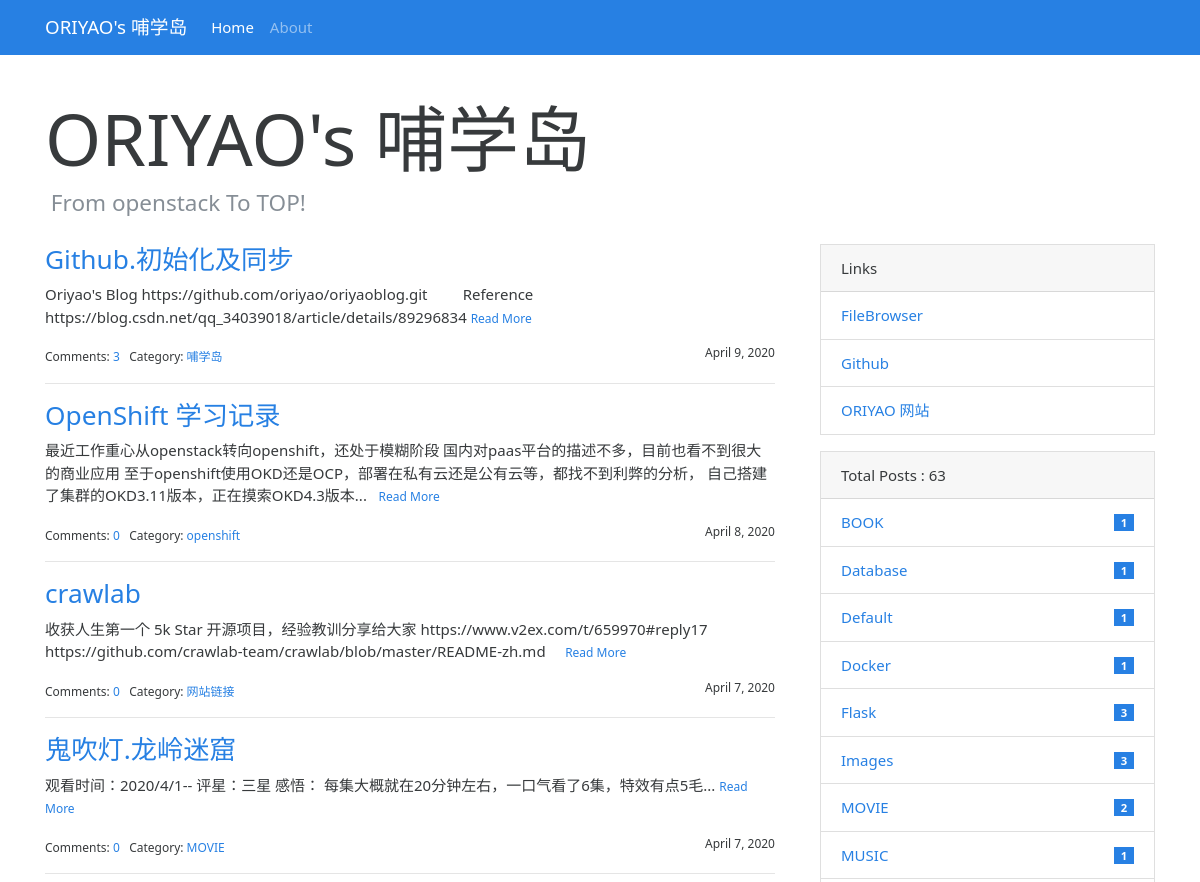
Before: / (upper part) with the older database file.
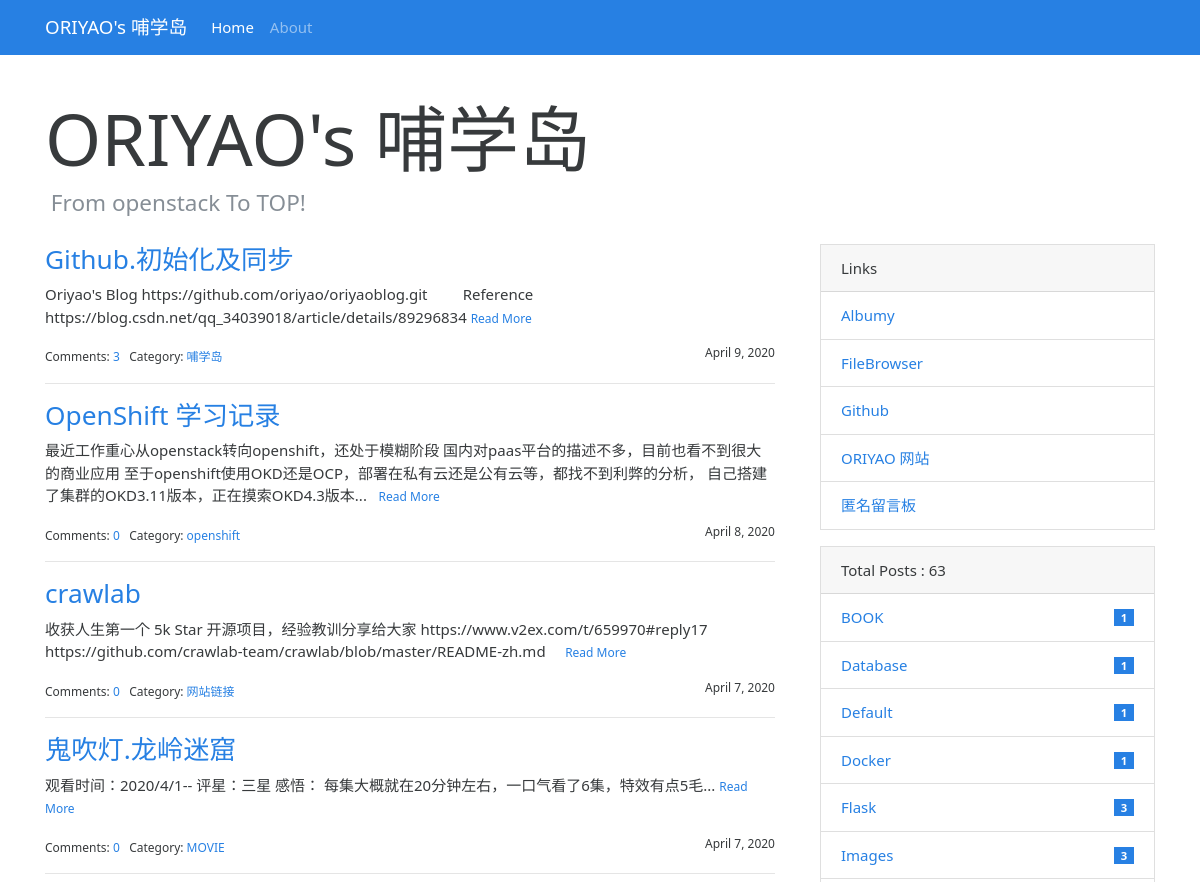
After: the same page with the newer database file.
### bluelog/models.py (models this page shows, shortened)
class Post(db.Model):
    id = db.Column(db.Integer, primary_key=True)
    title = db.Column(db.String(60))
    body = db.Column(db.Text)
    timestamp = db.Column(db.DateTime, default=datetime.utcnow, index=True)
    can_comment = db.Column(db.Boolean, default=True)
    category_id = db.Column(db.Integer, db.ForeignKey('category.id'))
    category = db.relationship('Category', back_populates='posts')
    comments = db.relationship('Comment', back_populates='post', cascade='all, delete-orphan')

class Category(db.Model):
    id = db.Column(db.Integer, primary_key=True)
    name = db.Column(db.String(30), unique=True)
    posts = db.relationship('Post', back_populates='category')

class Link(db.Model):
    id = db.Column(db.Integer, primary_key=True)
    name = db.Column(db.String(30))
    url = db.Column(db.String(255))

### bluelog/blueprints/blog.py (the view)
@blog_bp.route('/')
def index():
    page = request.args.get('page', 1, type=int)
    per_page = current_app.config['BLUELOG_POST_PER_PAGE']
    pagination = Post.query.order_by(Post.timestamp.desc()).paginate(page, per_page=per_page)
    posts = pagination.items
    totalposts=len(Post.query.all())
    return render_template('blog/index.html', pagination=pagination, posts=posts,totalposts=totalposts)

### bluelog/__init__.py (called while the page is built)
def register_template_context(app):
    @app.context_processor
    def make_template_context():
        admin = Admin.query.first()
        categories = Category.query.order_by(Category.name).all()
        links = Link.query.order_by(Link.name).all()
        if current_user.is_authenticated:
            unread_comments = Comment.query.filter_by(reviewed=False).count()
        else:
            unread_comments = None
        return dict(
            admin=admin, categories=categories,
            links=links, unread_comments=unread_comments)

def register_request_handlers(app):
    @app.after_request
    def query_profiler(response):
        for q in get_debug_queries():
            if q.duration >= app.config['BLUELOG_SLOW_QUERY_THRESHOLD']:
                app.logger.warning(
                    'Slow query: Duration: %fs\n Context: %s\nQuery: %s\n '
                    % (q.duration, q.context, q.statement)
                )
        return response

### bluelog/templates/blog/index.html (shortened to what this page needs)
{% extends 'base.html' %}
{% from 'bootstrap/pagination.html' import render_pager %}
{% block content %}
    <div class="page-header">
        <h1 class="display-3">{{ admin.blog_title|default('Blog Title') }}</h1>
        <h4 class="text-muted">&nbsp;{{ admin.blog_sub_title|default('Blog Subtitle') }}</h4>
    </div>
    <div class="row">
        <div class="col-sm-8">
            {% include 'blog/_posts.html' %}
        </div>
        <div class="col-sm-4 sidebar">
            {% include 'blog/_sidebar.html' %}
        </div>
    </div>
{% endblock %}

### bluelog/templates/blog/_posts.html (shortened to what this page needs)
{% if posts %}
    {% for post in posts %}
        <h3 class="text-primary"><a href="{{ url_for('.show_post', post_id=post.id) }}">{{ post.title }}</a></h3>
        <p>
            {{ post.body|striptags|truncate }}
            <small><a href="{{ url_for('.show_post', post_id=post.id) }}">Read More</a></small>
        </p>
        <small>
            Comments: <a href="{{ url_for('.show_post', post_id=post.id) }}#comments">{{ post.comments|length }}</a>&nbsp;&nbsp;
            Category: <a
                href="{{ url_for('.show_category', category_id=post.category.id) }}">{{ post.category.name }}</a>
            <span class="float-right">{{ moment(post.timestamp).format('LL') }}</span>
        </small>
        {% if not loop.last %}
            <hr>
        {% endif %}
    {% endfor %}
{% endif %}

### bluelog/templates/blog/_sidebar.html (shortened to what this page needs)
{% if links %}
    <div class="card mb-3">
        <div class="card-header">Links</div>
        <ul class="list-group list-group-flush">
            {% for link in links %}
                <li class="list-group-item  list-group-item-action d-flex justify-content-between align-items-center">
                    <a href="{{ link.url }}" target="_blank">{{ link.name }}</a>
                </li>
            {% endfor %}
        </ul>
    </div>
{% endif %}
{% if categories %}
    <div class="card mb-3">
        <div class="card-header"> Total Posts :  {{ totalposts }}</div>
        <ul class="list-group list-group-flush">
            {% for category in categories %}
                <li class="list-group-item  list-group-item-action d-flex justify-content-between align-items-center">
                    <a href="{{ url_for('blog.show_category', category_id=category.id) }}">
                        {{ category.name }}
                    </a>
                    <span class="badge badge-primary badge-pill"> {{ category.posts|length }}</span>
                </li>
            {% endfor %}
        </ul>
    </div>
{% endif %}

Changed rows visible on the page:
no longer on this page (row unchanged): Category: name "MOVIE", posts|length "2"
no longer on this page (row unchanged): Category: name "MUSIC", posts|length "1"
added Link: name "Albumy"
added Link: name "匿名留言板"
